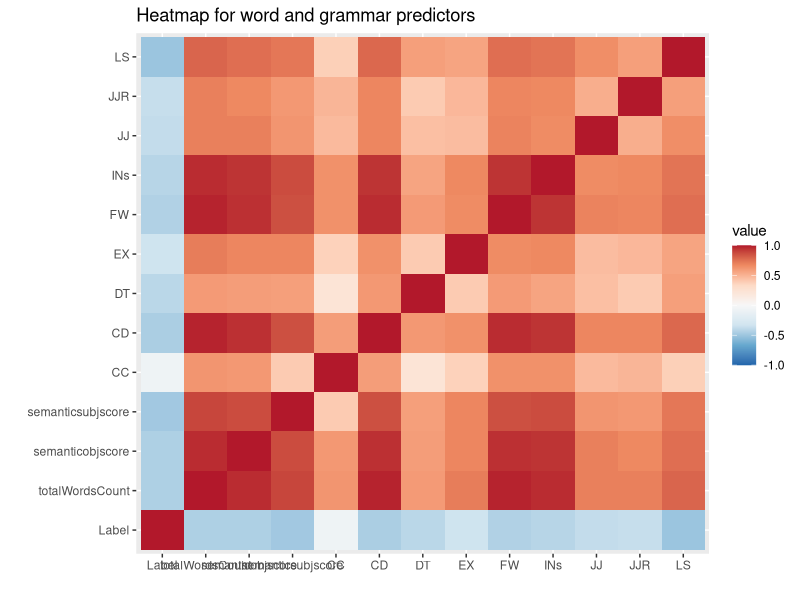
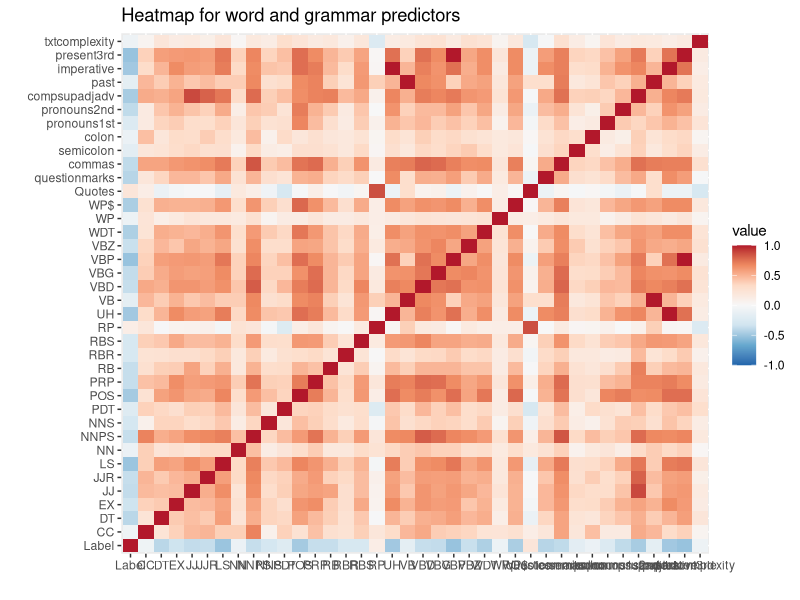
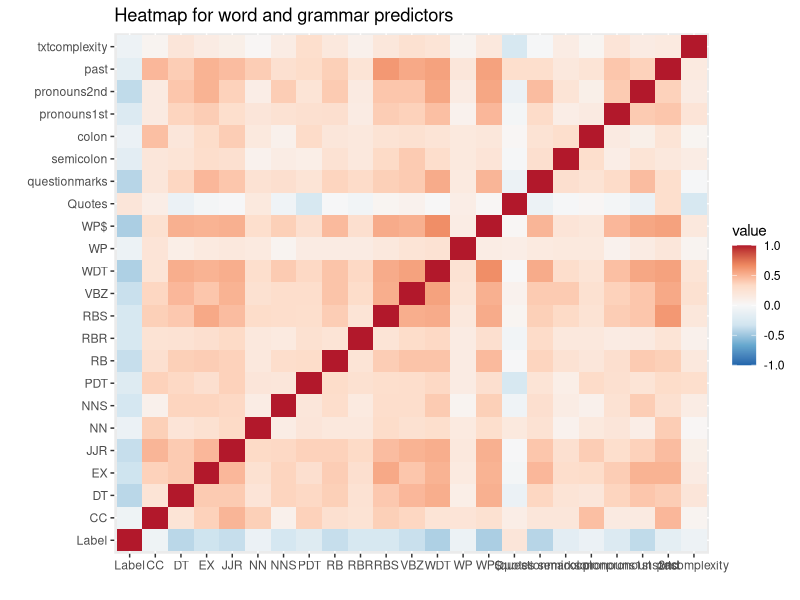
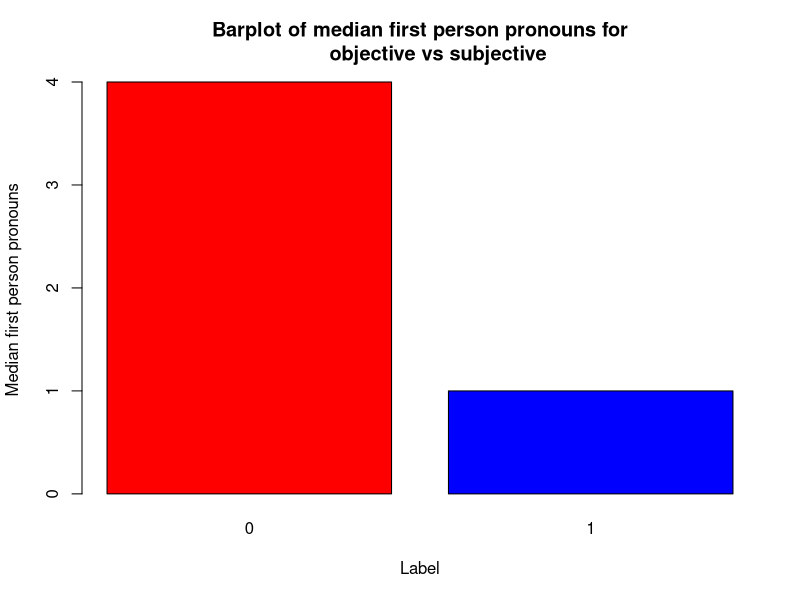
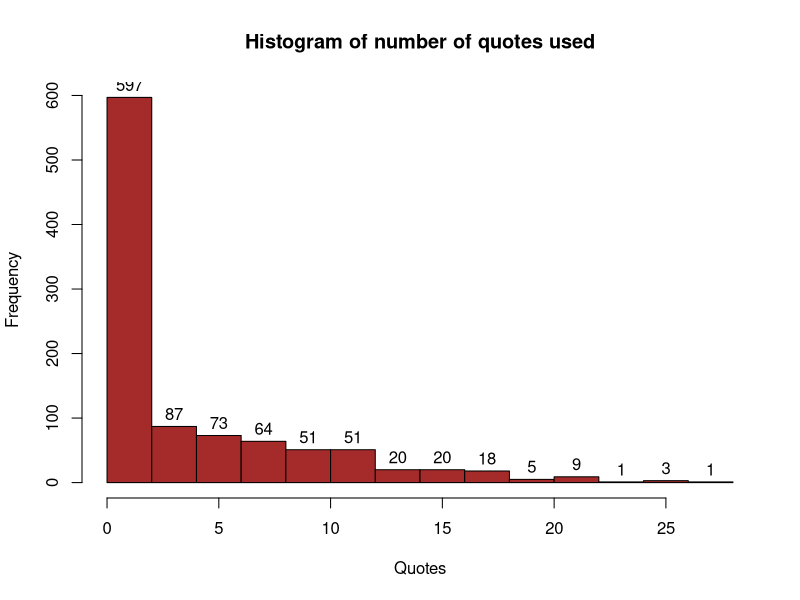
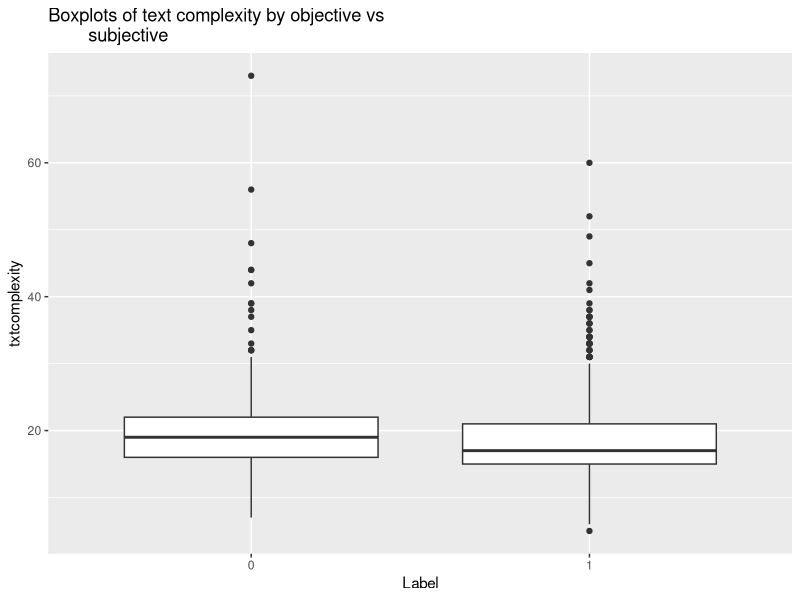
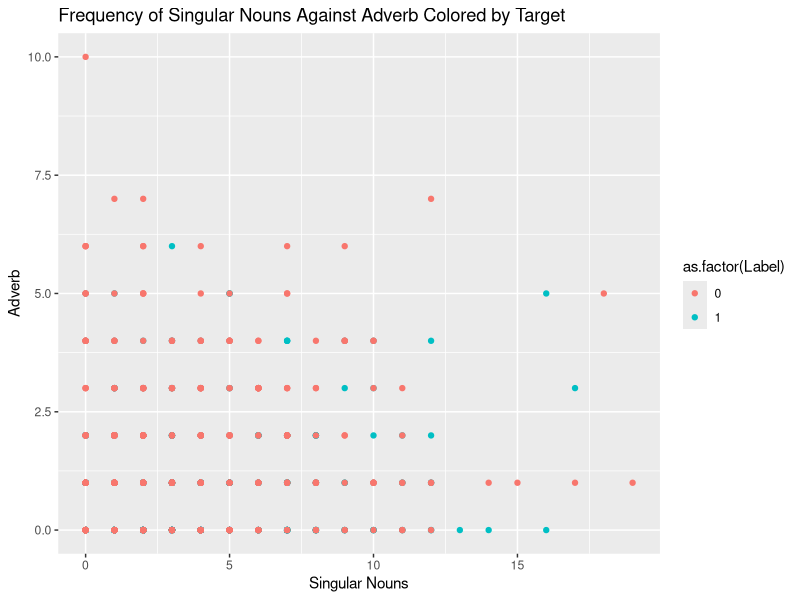
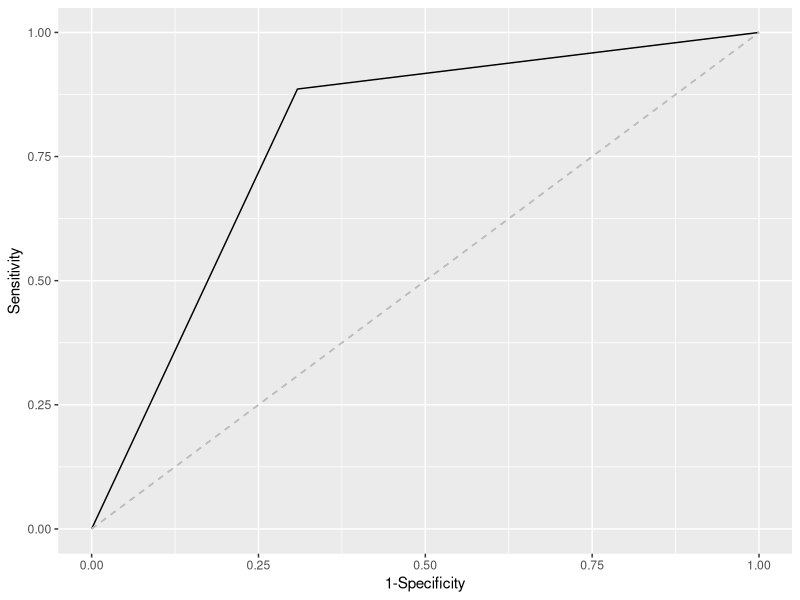

The R script that drew these images, in order:
## ---- chunk 1
library(readxl)
library(ggplot2)
features2 <- read_excel("features2.xlsx")

## ---- chunk 2

table(features2$JJS, features2$Label)
table(features2$NNP)
table(features2$WRB)
table(features2$exclamationmarks, features2$Label)
#table(features2$questionmarks)
#table(features2$semicolon)
table(features2$ellipsis)
table(features2$TOs, features2$Label)

# can remove predictors JJS, NNP, WRB, exclamationmark, TOs, and ellipsis due to sparsity or all zeroes

## ---- chunk 3
table(features2$sentence1st)
table(features2$sentencelast)

# can remove these as well
## ---- chunk 4
feat3 <- features2[,-c(1, 2, 15, 19, 31, 42, 51, 60 , 61 )]

# removed TextID, URL, JJS, NNP, TOs, WRB, ellipsis, sentence1st, sentencelast 
## ---- chunk 5
# Let 1 = objective and 0 = subjective

feat3$Label <- ifelse(feat3$Label == "objective", 1, 0)
table(feat3$Label)

## ---- chunk 6
round(cor(feat3[,c(1,43:53)]), 2)

round(cor(feat3[,c(1:17)]), 2)

round(cor(feat3[,c(1,18:32)]), 2)

round(cor(feat3[,c(1,32:42)]), 2)

## ---- chunk 7
library(reshape) 

cor.mat2 <- round(cor(feat3[,c(1:13)]), 2) 
melted.cor.mat2 <- melt(cor.mat2)
ggplot(melted.cor.mat2, aes(x=X1, y=X2, fill=value)) +
  geom_tile() + xlab("") + ylab("") + ggtitle("Heatmap for word and grammar predictors") +
  scale_fill_distiller(palette="RdBu", limits=c(-1, 1))
## ---- chunk 8
head(feat3)
## ---- chunk 9
# The following variables are being removed due to high correlation with other predictors

feat4 <- feat3[,-c(2,3,4,6,9,10,14,21,26,31,40,41,37,47,52)]


## ---- chunk 10
#round(cor(feat4), 2) > .7

cor.mat3 <- round(cor(feat4[,]), 2) 
melted.cor.mat3 <- melt(cor.mat3)
ggplot(melted.cor.mat3, aes(x=X1, y=X2, fill=value)) +
  geom_tile() + xlab("") + ylab("") + ggtitle("Heatmap for word and grammar predictors") +
  scale_fill_distiller(palette="RdBu", limits=c(-1, 1))
## ---- chunk 11
#additional removal due to correlation

feat5 <- feat4[,-c(5,7,9,12,13,17,18,19,20,21,22,29,34,36,37)]
## ---- chunk 12
cor.mat4 <- round(cor(feat5[,]), 2) 
melted.cor.mat4 <- melt(cor.mat4)
ggplot(melted.cor.mat4, aes(x=X1, y=X2, fill=value)) +
  geom_tile() + xlab("") + ylab("") + ggtitle("Heatmap for word and grammar predictors") +
  scale_fill_distiller(palette="RdBu", limits=c(-1, 1))
## ---- chunk 13
# exploratory data analysis

barplot(tapply(feat5$pronouns1st, feat5$Label, median), xlab = "Label",
        ylab = "Median first person pronouns", main = "Barplot of median first person pronouns for
      objective vs subjective", col = c("red", "blue"))
## ---- chunk 14
g <- hist(feat5$Quotes, main = "Histogram of number of quotes used", 
          xlab = "Quotes", col = "brown")
text(g$mids,g$counts,labels=g$counts, adj=c(0.5, -0.5))

table(feat5$Quotes)

## ---- chunk 15
ggplot(feat5, aes(as.factor(Label), txtcomplexity)) + geom_boxplot() + 
  labs(title = "Boxplots of text complexity by objective vs
        subjective", x = "Label") 
## ---- chunk 16
ggplot(feat5, aes(x = NN, y = RB, color = as.factor(Label))) + geom_point() + 
  labs(title = "Frequency of Singular Nouns Against Adverb Colored by Target",
       x = "Singular Nouns", y = "Adverb")

## ---- chunk 17
# scaling

feat5_scal <- cbind(feat5[,1], scale(feat5[,c(2:23)]))
## ---- chunk 18

# full model
set.seed(7)

ind <- sample(1:1000, 700, replace = F)
train.df <- feat5_scal[ind,]
holdout.df <- feat5_scal[-ind,]

logmod1 <- glm(formula = Label ~., family = binomial(link = "logit"), data = train.df)

summary(logmod1)

## ---- chunk 19
# Step-wise or bidirection regression applied to full model

step_mod_both <- MASS::stepAIC(
  object = logmod1,
  direction = "both"
)

step_mod_both
## ---- chunk 20
anova(logmod1, step_mod_both, test = "Chisq")
## ---- chunk 21
# predict

pred <- predict(step_mod_both, holdout.df[,2:23])

prob.predictions <- 1 / (1 + exp(-pred))
## ---- chunk 22
# confusion matrix for .5

caret::confusionMatrix(factor(ifelse(prob.predictions > .5, 1, 0)), factor(holdout.df$Label))

## ---- chunk 23
# confusion matrix for .25
caret::confusionMatrix(factor(ifelse(prob.predictions > .25, 1, 0)), factor(holdout.df$Label))

## ---- chunk 24
# confusion matrix for .75

caret::confusionMatrix(factor(ifelse(prob.predictions > .75, 1, 0)), factor(holdout.df$Label))
## ---- chunk 25
# ROC curve
library(ROCR)
predob <- prediction(ifelse(prob.predictions > .5, 1, 0), holdout.df$Label)
perf <- performance(predob, "tpr", "fpr")
perf.df <- data.frame(tpr = perf@x.values[[1]],
                      fpr = perf@y.values[[1]])
ggplot2::ggplot(perf.df, aes(x = tpr, y = fpr))+
  geom_line()+
  geom_segment(aes(x=0, y=0, xend=1, yend=1), color = "gray", linetype = "dashed")+
  labs(x = "1-Specificity", y = "Sensitivity")

performance(predob, measure = "auc")@y.values[[1]]
